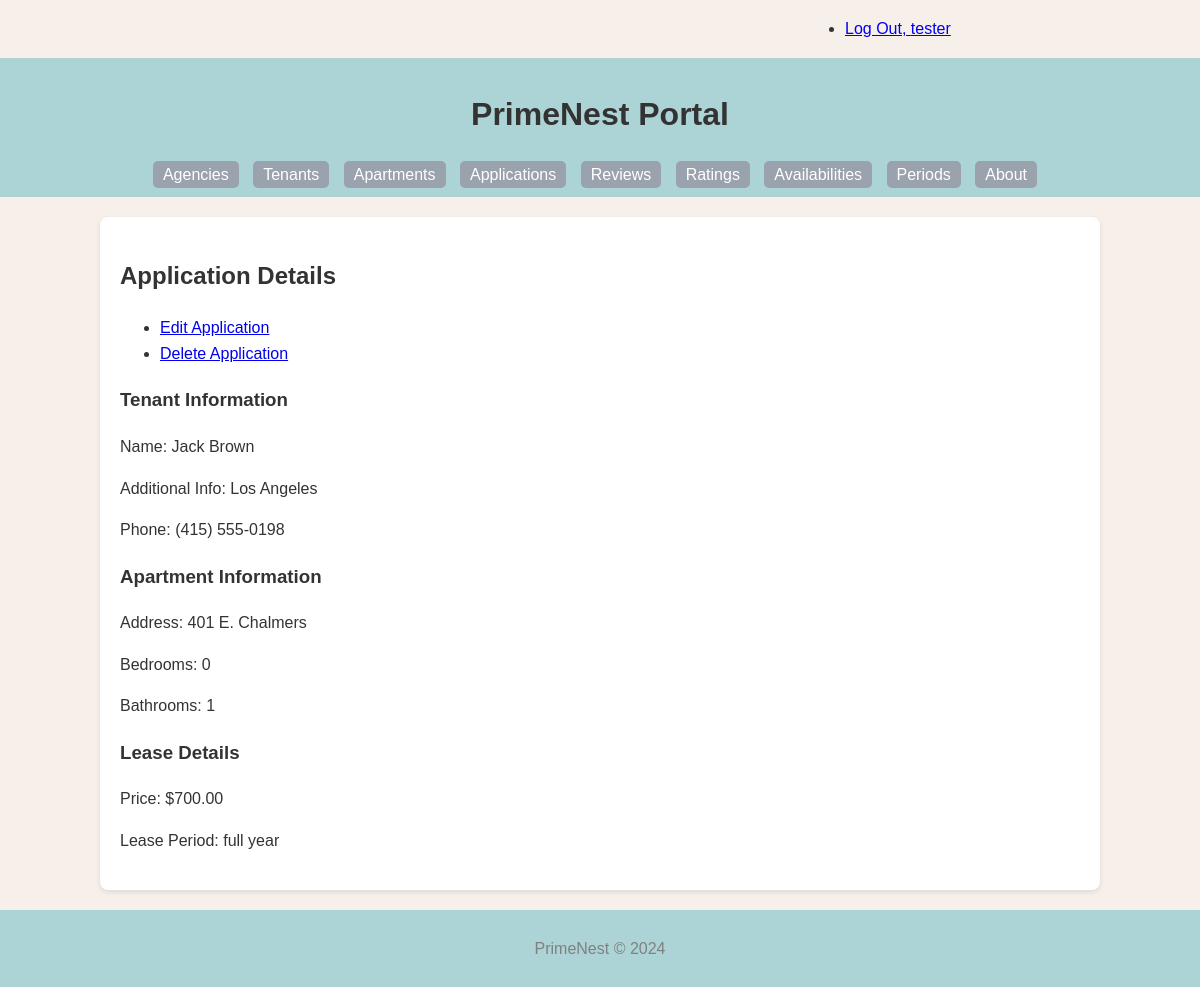
The page /application/2/ (signed in) on the database its author committed.
### PrimeNest/models.py (models this page shows, shortened)
class Tenant(models.Model):
    tenant_id = models.AutoField(primary_key=True)
    first_name = models.CharField(max_length=255)
    last_name = models.CharField(max_length=255)
    disambiguator = models.CharField(max_length=255, blank=True, default='')
    phone = models.CharField(max_length=20, blank=True)
    class Meta:
        verbose_name = _("Tenant")
        verbose_name_plural = _("Tenants")
        ordering = ['last_name', 'first_name']
        constraints = [
            models.UniqueConstraint(fields=['last_name', 'first_name', 'disambiguator'], name='unique_tenant')
        ]

class Availability(models.Model):
    ava_id = models.AutoField(primary_key=True)
    price = models.DecimalField(max_digits=10, decimal_places=2)
    period = models.ForeignKey(Period, related_name='availabilities', on_delete=models.CASCADE)
    apartment = models.ForeignKey(Apartment, related_name='availabilities', on_delete=models.CASCADE)
    is_sold_out = models.BooleanField(default=False)
    class Meta:
        verbose_name = _("Availability")
        verbose_name_plural = _("Availabilities")
        ordering = ['price']

class Apartment(models.Model):
    apt_id = models.AutoField(primary_key=True)
    address = models.CharField(max_length=255, blank=True)
    bedroom = models.IntegerField(blank=True, null=True)
    bathroom = models.IntegerField(blank=True, null=True)
    link = models.URLField(blank=True)
    is_studio = models.BooleanField(default=False)
    description = models.TextField(blank=True)
    agency = models.ForeignKey(Agency, related_name='apartments', on_delete=models.CASCADE)
    class Meta:
        verbose_name = _("Apartment")
        verbose_name_plural = _("Apartments")
        ordering = ['apt_id']

class Period(models.Model):
    period_id = models.AutoField(primary_key=True)
    start_date = models.DateTimeField()
    end_date = models.DateTimeField()
    description = models.TextField(blank=True)
    class Meta:
        verbose_name = _("Period")
        verbose_name_plural = _("Periods")
        ordering = ['start_date']

### PrimeNest/views.py (the view)
class ApplicationDetail(LoginRequiredMixin, PermissionRequiredMixin, DetailView):
    model = Application
    permission_required = 'PrimeNest.view_application'
    def get_context_data(self, **kwargs):
        context = super().get_context_data(**kwargs)
        application = self.get_object()
        context['tenant'] = application.tenant
        context['availability'] = application.availability
        return context

### PrimeNest/models.py (called while the page is built)
    def get_update_url(self):
        return reverse('primenest_application_update_urlpattern',
                       kwargs={'pk': self.pk}
                       )

    def get_delete_url(self):
        return reverse('primenest_application_delete_urlpattern',
                       kwargs={'pk': self.pk}
                       )

### PrimeNest/templates/PrimeNest/application_detail.html (shortened to what this page needs)
{% extends 'PrimeNest/base.html' %}
{% block content %}
    <h2>Application Details</h2>
    <ul class="button">
        {% if perms.PrimeNest.change_application %}
            <li>
                <a href="{{ application.get_update_url }}" class="button button-primary">Edit Application</a>
            </li>
        {% endif %}
        {% if perms.PrimeNest.delete_application %}
            <li>
                <a href="{{ application.get_delete_url }}" class="button button-primary">Delete Application</a>
            </li>
        {% endif %}
    </ul>
    <section>
        <h3>Tenant Information</h3>
        <p>Name: {{ tenant.first_name }} {{ tenant.last_name }}</p>
        {% if tenant.disambiguator %}
            <p>Additional Info: {{ tenant.disambiguator }}</p>
        {% endif %}
        <p>Phone: {{ tenant.phone }}</p>
        <h3>Apartment Information</h3>
        <p>Address: {{ availability.apartment.address }}</p>
        <p>Bedrooms: {{ availability.apartment.bedroom }}</p>
        <p>Bathrooms: {{ availability.apartment.bathroom }}</p>
        <h3>Lease Details</h3>
        <p>Price: ${{ availability.price }}</p>
        <p>Lease Period: {{ availability.period.description }}</p>
    </section>
{% endblock %}

### PrimeNest/templates/PrimeNest/base.html (shortened to what this page needs)
{% load static %}
<!DOCTYPE html>
<html lang="en">
<head>
    <link rel="stylesheet" href="{% static 'PrimeNest/style.css' %}">
</head>
<body>
    <div class="status row">
        <div class="offset-by-eight four columns">
            <ul class="inline">
                {% if user.is_authenticated %}
                    <li><a href="{% url 'logout_urlpattern' %}">
                        Log Out, {{ user.get_username }}</a></li>
                {% else %}
                    <li><a href="{% url 'login_urlpattern' %}">
                        Log In</a></li>
                {% endif %}
            </ul>
        </div>
    </div>
    <header>
        <h1>PrimeNest Portal</h1>
        <nav>
            <ul>
                <li><a href="{% url 'primenest_agency_list_urlpattern' %}">Agencies</a></li>
                <li><a href="{% url 'primenest_tenant_list_urlpattern' %}">Tenants</a></li>
                <li><a href="{% url 'primenest_apartment_list_urlpattern' %}">Apartments</a></li>
                <li><a href="{% url 'primenest_application_list_urlpattern' %}">Applications</a></li>
                <li><a href="{% url 'primenest_review_list_urlpattern' %}">Reviews</a></li>
                <li><a href="{% url 'primenest_rating_list_urlpattern' %}">Ratings</a></li>
                <li><a href="{% url 'primenest_availability_list_urlpattern' %}">Availabilities</a></li>
                <li><a href="{% url 'primenest_period_list_urlpattern' %}">Periods</a></li>
                <li><a href="{% url 'about_urlpattern' %}">About</a></li>
            </ul>
        </nav>
    </header>
    <main>
        {% block content %}
        {% endblock %}
    </main>
    <footer>
        <p>PrimeNest © 2024</p>
    </footer>
</body>
</html>

### PrimeNest/static/PrimeNest/style.css (style rules this page uses)
body { font-family: Arial, sans-serif; line-height: 1.6; margin: 0; padding: 0; background: #F7F0EA; color: #333; }
header { background: #ACD4D6; color: #fff; padding: 10px 0; text-align: center; }
nav ul { list-style: none; padding: 0; margin: 0; }
nav ul li { display: inline; margin-right: 10px; }
nav ul li a { color: white; text-decoration: none; padding: 5px 10px; background-color: #9AA2AD; border-radius: 5px; }
main { padding: 20px; background: white; width: 80%; margin: 20px auto; box-shadow: 0 2px 5px rgba(0,0,0,0.1); border-radius: 8px; }
footer { text-align: center; padding: 10px 0; background: #ACD4D6; color: gray; }
h1, h2 { color: #333; }
.row { display: flex; flex-wrap: wrap; margin-right: -15px; margin-left: -15px; }
.four.columns { flex: 0 0 33.33333%; max-width: 33.33333%; }
.offset-by-eight { margin-left: 66.66667%; }

### rows shown on the page
Tenant: first_name "Jack", last_name "Brown", disambiguator "Los Angeles", phone "(415) 555-0198"
Availability: apartment.address "401 E. Chalmers", apartment.bedroom "0", apartment.bathroom "1", price "700.00", period.description "full year"

### other values the page prints
{{ user.get_username }} "tester"
